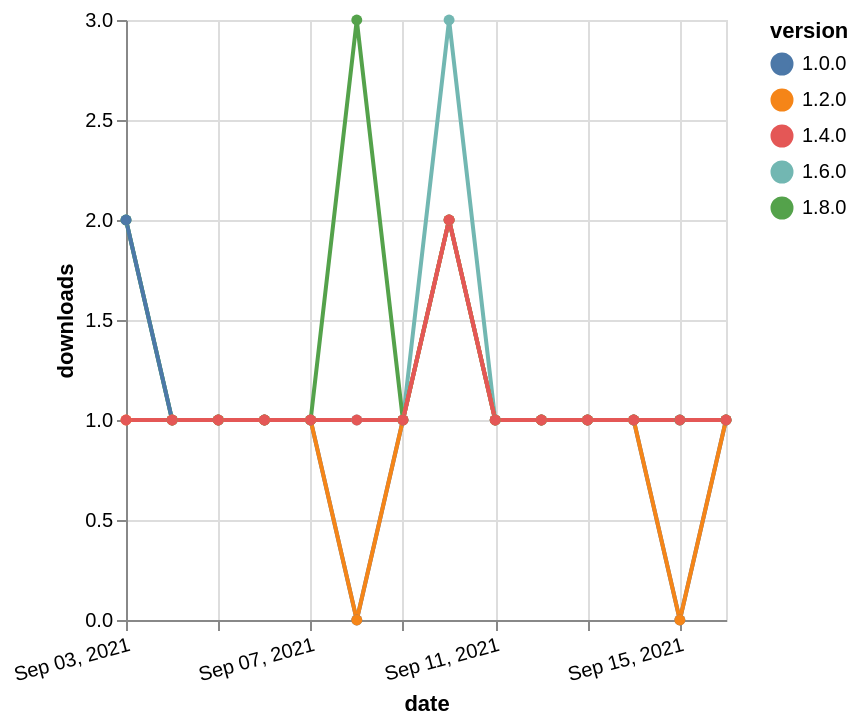

The specification (Vega-Lite) saved for this image:
### Vega-Lite specification from a JSON file in a GitHub repository (floating-point values rounded to 4 significant figures)
{"$schema": "https://vega.github.io/schema/vega-lite/v5.json", "description": "A simple bar chart with embedded data.", "data": {"values": [{"date": "2021-09-03", "total": 192, "delta": 2, "version": "1.6.0"}, {"date": "2021-09-04", "total": 193, "delta": 1, "version": "1.6.0"}, {"date": "2021-09-05", "total": 194, "delta": 1, "version": "1.6.0"}, {"date": "2021-09-06", "total": 195, "delta": 1, "version": "1.6.0"}, {"date": "2021-09-07", "total": 196, "delta": 1, "version": "1.6.0"}, {"date": "2021-09-08", "total": 197, "delta": 1, "version": "1.6.0"}, {"date": "2021-09-09", "total": 198, "delta": 1, "version": "1.6.0"}, {"date": "2021-09-10", "total": 201, "delta": 3, "version": "1.6.0"}, {"date": "2021-09-11", "total": 202, "delta": 1, "version": "1.6.0"}, {"date": "2021-09-12", "total": 203, "delta": 1, "version": "1.6.0"}, {"date": "2021-09-13", "total": 204, "delta": 1, "version": "1.6.0"}, {"date": "2021-09-14", "total": 205, "delta": 1, "version": "1.6.0"}, {"date": "2021-09-15", "total": 206, "delta": 1, "version": "1.6.0"}, {"date": "2021-09-16", "total": 207, "delta": 1, "version": "1.6.0"}, {"date": "2021-09-03", "total": 127, "delta": 2, "version": "1.8.0"}, {"date": "2021-09-04", "total": 128, "delta": 1, "version": "1.8.0"}, {"date": "2021-09-05", "total": 129, "delta": 1, "version": "1.8.0"}, {"date": "2021-09-06", "total": 130, "delta": 1, "version": "1.8.0"}, {"date": "2021-09-07", "total": 131, "delta": 1, "version": "1.8.0"}, {"date": "2021-09-08", "total": 134, "delta": 3, "version": "1.8.0"}, {"date": "2021-09-09", "total": 135, "delta": 1, "version": "1.8.0"}, {"date": "2021-09-10", "total": 137, "delta": 2, "version": "1.8.0"}, {"date": "2021-09-11", "total": 138, "delta": 1, "version": "1.8.0"}, {"date": "2021-09-12", "total": 139, "delta": 1, "version": "1.8.0"}, {"date": "2021-09-13", "total": 140, "delta": 1, "version": "1.8.0"}, {"date": "2021-09-14", "total": 141, "delta": 1, "version": "1.8.0"}, {"date": "2021-09-15", "total": 142, "delta": 1, "version": "1.8.0"}, {"date": "2021-09-16", "total": 143, "delta": 1, "version": "1.8.0"}, {"date": "2021-09-03", "total": 188, "delta": 2, "version": "1.0.0"}, {"date": "2021-09-04", "total": 189, "delta": 1, "version": "1.0.0"}, {"date": "2021-09-05", "total": 190, "delta": 1, "version": "1.0.0"}, {"date": "2021-09-06", "total": 191, "delta": 1, "version": "1.0.0"}, {"date": "2021-09-07", "total": 192, "delta": 1, "version": "1.0.0"}, {"date": "2021-09-08", "total": 192, "delta": 0, "version": "1.0.0"}, {"date": "2021-09-09", "total": 193, "delta": 1, "version": "1.0.0"}, {"date": "2021-09-10", "total": 195, "delta": 2, "version": "1.0.0"}, {"date": "2021-09-11", "total": 196, "delta": 1, "version": "1.0.0"}, {"date": "2021-09-12", "total": 197, "delta": 1, "version": "1.0.0"}, {"date": "2021-09-13", "total": 198, "delta": 1, "version": "1.0.0"}, {"date": "2021-09-14", "total": 199, "delta": 1, "version": "1.0.0"}, {"date": "2021-09-15", "total": 199, "delta": 0, "version": "1.0.0"}, {"date": "2021-09-16", "total": 200, "delta": 1, "version": "1.0.0"}, {"date": "2021-09-03", "total": 191, "delta": 1, "version": "1.2.0"}, {"date": "2021-09-04", "total": 192, "delta": 1, "version": "1.2.0"}, {"date": "2021-09-05", "total": 193, "delta": 1, "version": "1.2.0"}, {"date": "2021-09-06", "total": 194, "delta": 1, "version": "1.2.0"}, {"date": "2021-09-07", "total": 195, "delta": 1, "version": "1.2.0"}, {"date": "2021-09-08", "total": 195, "delta": 0, "version": "1.2.0"}, {"date": "2021-09-09", "total": 196, "delta": 1, "version": "1.2.0"}, {"date": "2021-09-10", "total": 198, "delta": 2, "version": "1.2.0"}, {"date": "2021-09-11", "total": 199, "delta": 1, "version": "1.2.0"}, {"date": "2021-09-12", "total": 200, "delta": 1, "version": "1.2.0"}, {"date": "2021-09-13", "total": 201, "delta": 1, "version": "1.2.0"}, {"date": "2021-09-14", "total": 202, "delta": 1, "version": "1.2.0"}, {"date": "2021-09-15", "total": 202, "delta": 0, "version": "1.2.0"}, {"date": "2021-09-16", "total": 203, "delta": 1, "version": "1.2.0"}, {"date": "2021-09-03", "total": 171, "delta": 1, "version": "1.4.0"}, {"date": "2021-09-04", "total": 172, "delta": 1, "version": "1.4.0"}, {"date": "2021-09-05", "total": 173, "delta": 1, "version": "1.4.0"}, {"date": "2021-09-06", "total": 174, "delta": 1, "version": "1.4.0"}, {"date": "2021-09-07", "total": 175, "delta": 1, "version": "1.4.0"}, {"date": "2021-09-08", "total": 176, "delta": 1, "version": "1.4.0"}, {"date": "2021-09-09", "total": 177, "delta": 1, "version": "1.4.0"}, {"date": "2021-09-10", "total": 179, "delta": 2, "version": "1.4.0"}, {"date": "2021-09-11", "total": 180, "delta": 1, "version": "1.4.0"}, {"date": "2021-09-12", "total": 181, "delta": 1, "version": "1.4.0"}, {"date": "2021-09-13", "total": 182, "delta": 1, "version": "1.4.0"}, {"date": "2021-09-14", "total": 183, "delta": 1, "version": "1.4.0"}, {"date": "2021-09-15", "total": 184, "delta": 1, "version": "1.4.0"}, {"date": "2021-09-16", "total": 185, "delta": 1, "version": "1.4.0"}]}, "width": "container", "mark": {"type": "line", "point": {"filled": true}}, "encoding": {"x": {"field": "date", "type": "temporal", "timeUnit": "yearmonthdate", "title": "date", "axis": {"labelAngle": -15}}, "y": {"field": "delta", "type": "quantitative", "title": "downloads"}, "color": {"field": "version", "type": "nominal"}, "tooltip": {"field": "delta"}}}
